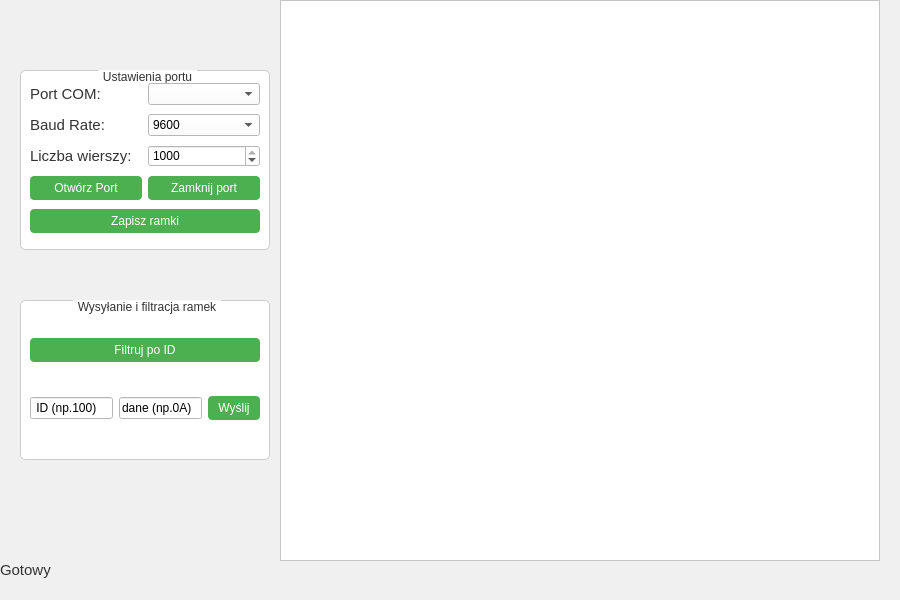
<?xml version="1.0" encoding="UTF-8"?>
<ui version="4.0">
 <class>MainWindow</class>
 <widget class="QMainWindow" name="MainWindow">
  <property name="geometry">
   <rect>
    <x>0</x>
    <y>0</y>
    <width>900</width>
    <height>600</height>
   </rect>
  </property>
  <property name="windowTitle">
   <string>CAN Monitor</string>
  </property>
  <property name="styleSheet">
   <string>
    QMainWindow {
        background-color: #f0f0f0;
    }
    QGroupBox {
        background-color: #ffffff;
        border: 1px solid #cccccc;
        border-radius: 5px;
        margin-top: 1em;
    }
    QGroupBox::title {
        subcontrol-origin: margin;
        subcontrol-position: top center;
        padding: 0 3px;
        color: #333333;
        font-weight: bold;
    }
    QLabel {
        font-size: 11pt;
        color: #333333;
    }
    QComboBox, QSpinBox, QLineEdit {
        background-color: #ffffff;
    }
    QPushButton {
        background-color: #4CAF50;
        color: #ffffff;
        border-radius: 4px;
        padding: 5px 10px;
    }
    QPushButton:hover {
        background-color: #45a049;
    }
    QTableView {
        background-color: #ffffff;
        gridline-color: #cccccc;
        selection-background-color: #d0e7ff;
    }
   </string>
  </property>
  <widget class="QWidget" name="centralwidget">
   <widget class="QLabel" name="statusLabel">
    <property name="geometry">
     <rect>
      <x>0</x>
      <y>560</y>
      <width>900</width>
      <height>20</height>
     </rect>
    </property>
    <property name="text">
     <string>Gotowy</string>
    </property>
   </widget>
   <widget class="QGroupBox" name="portSettingsGroup">
    <property name="geometry">
     <rect>
      <x>20</x>
      <y>70</y>
      <width>250</width>
      <height>180</height>
     </rect>
    </property>
    <property name="title">
     <string>Ustawienia portu</string>
    </property>
    <layout class="QVBoxLayout" name="verticalLayoutPort">
     <item>
      <layout class="QHBoxLayout" name="horizontalLayoutPorts">
       <item>
        <widget class="QLabel" name="labelPort">
         <property name="text">
          <string>Port COM:</string>
         </property>
        </widget>
       </item>
       <item>
        <widget class="QComboBox" name="comboBoxPorts"/>
       </item>
      </layout>
     </item>
     <item>
      <layout class="QHBoxLayout" name="horizontalLayoutBaud">
       <item>
        <widget class="QLabel" name="labelBaud">
         <property name="text">
          <string>Baud Rate:</string>
         </property>
        </widget>
       </item>
       <item>
        <widget class="QComboBox" name="comboBoxBaudRate">
         <property name="currentText">
          <string>2000000</string>
         </property>
         <item>
          <property name="text">
           <string>9600</string>
          </property>
         </item>
         <item>
          <property name="text">
           <string>57600</string>
          </property>
         </item>
         <item>
          <property name="text">
           <string>74880</string>
          </property>
         </item>
         <item>
          <property name="text">
           <string>115200</string>
          </property>
         </item>
         <item>
          <property name="text">
           <string>230400</string>
          </property>
         </item>
         <item>
          <property name="text">
           <string>250000</string>
          </property>
         </item>
         <item>
          <property name="text">
           <string>500000</string>
          </property>
         </item>
         <item>
          <property name="text">
           <string>1000000</string>
          </property>
         </item>
         <item>
          <property name="text">
           <string>2000000</string>
          </property>
         </item>
        </widget>
       </item>
      </layout>
     </item>
     <item>
      <layout class="QHBoxLayout" name="horizontalLayoutMaxRows">
       <item>
        <widget class="QLabel" name="labelMaxRows">
         <property name="text">
          <string>Liczba wierszy:</string>
         </property>
        </widget>
       </item>
       <item>
        <widget class="QSpinBox" name="maxRowsSpinBox">
         <property name="minimum">
          <number>10</number>
         </property>
         <property name="maximum">
          <number>1000</number>
         </property>
         <property name="value">
          <number>1000</number>
         </property>
        </widget>
       </item>
      </layout>
     </item>
     <item>
      <layout class="QHBoxLayout" name="horizontalLayoutPortButtons">
       <item>
        <widget class="QPushButton" name="openPortButton">
         <property name="text">
          <string>Otwórz Port</string>
         </property>
        </widget>
       </item>
       <item>
        <widget class="QPushButton" name="closePortButton">
         <property name="text">
          <string>Zamknij port</string>
         </property>
        </widget>
       </item>
      </layout>
     </item>
     <item>
      <widget class="QPushButton" name="saveFramesButton">
       <property name="text">
        <string>Zapisz ramki</string>
       </property>
      </widget>
     </item>
    </layout>
   </widget>
   <widget class="QGroupBox" name="frameActionsGroup">
    <property name="geometry">
     <rect>
      <x>20</x>
      <y>300</y>
      <width>250</width>
      <height>160</height>
     </rect>
    </property>
    <property name="title">
     <string>Wysyłanie i filtracja ramek</string>
    </property>
    <layout class="QVBoxLayout" name="verticalLayoutFrames">
     <item>
      <widget class="QPushButton" name="filterButton">
       <property name="text">
        <string>Filtruj po ID</string>
       </property>
      </widget>
     </item>
     <item>
      <layout class="QHBoxLayout" name="horizontalLayoutSendFrame">
       <item>
        <widget class="QLineEdit" name="frameIDLineEdit">
         <property name="text">
          <string> ID (np.100)</string>
         </property>
        </widget>
       </item>
       <item>
        <widget class="QLineEdit" name="frameDataLineEdit">
         <property name="text">
          <string>dane (np.0A)</string>
         </property>
        </widget>
       </item>
       <item>
        <widget class="QPushButton" name="sendFrameButton">
         <property name="text">
          <string>Wyślij</string>
         </property>
        </widget>
       </item>
      </layout>
     </item>
    </layout>
   </widget>
   <widget class="QTableView" name="tableViewFrames">
    <property name="geometry">
     <rect>
      <x>280</x>
      <y>0</y>
      <width>600</width>
      <height>561</height>
     </rect>
    </property>
    <property name="sortingEnabled">
     <bool>true</bool>
    </property>
   </widget>
  </widget>
  <widget class="QMenuBar" name="menubar">
   <property name="geometry">
    <rect>
     <x>0</x>
     <y>0</y>
     <width>900</width>
     <height>21</height>
    </rect>
   </property>
  </widget>
 </widget>
 <resources/>
 <connections/>
</ui>
